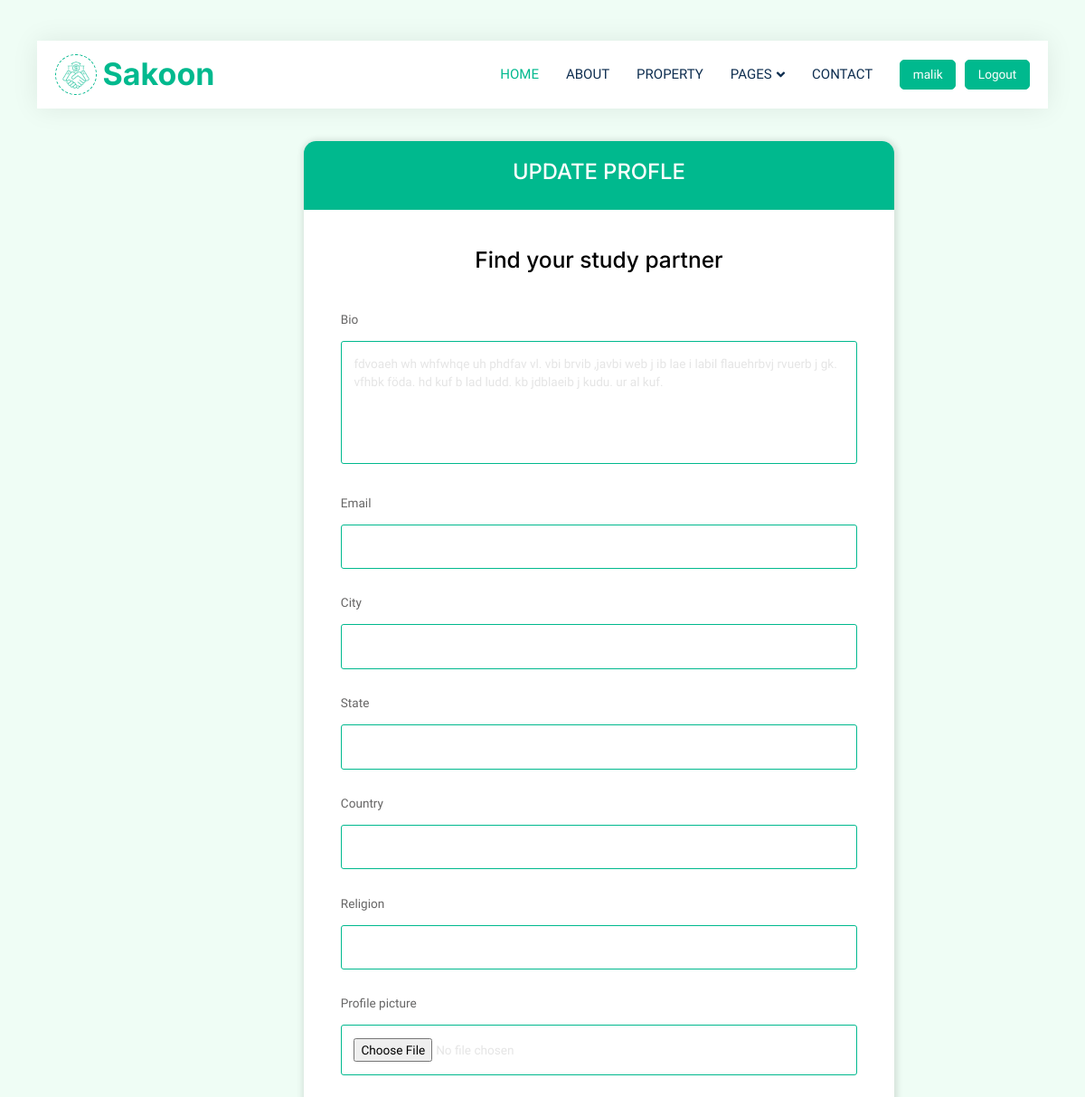
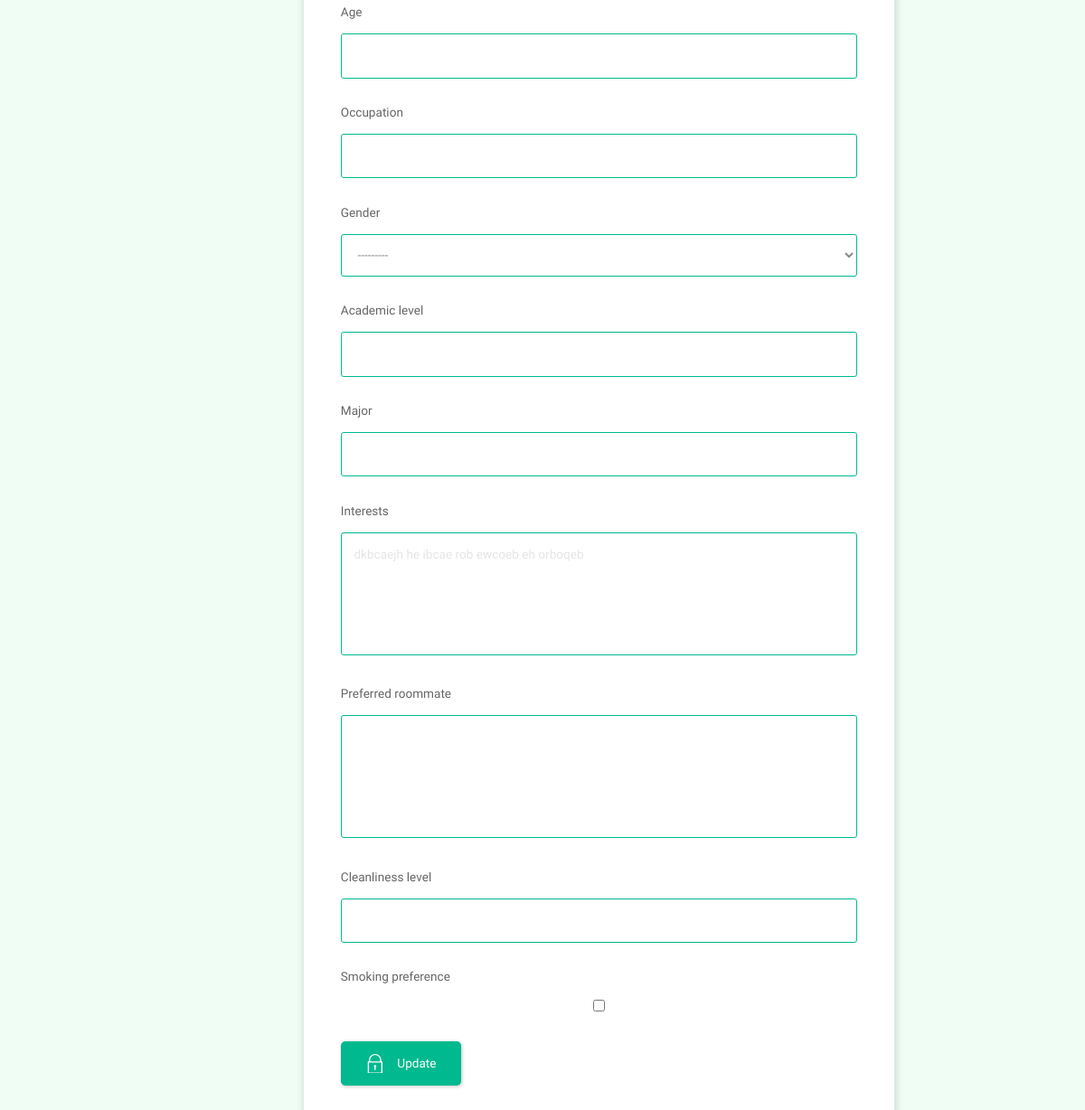
The app's page /update-profile/3 (signed in) with its own data (2 pictures, top to bottom).
### student/models.py (models this page shows, shortened)
class StudentProfile(models.Model):
    user = models.OneToOneField(User, on_delete=models.CASCADE)
    bio = models.TextField(blank=True)
    email = models.CharField(max_length=255, blank=True)
    city = models.CharField(max_length=255, blank=True)
    state = models.CharField(max_length=255, blank=True)
    country = models.CharField(max_length=255, blank=True)
    religion = models.CharField(max_length=255, blank=True)
    profile_picture = models.ImageField(upload_to='static/profile_pictures/', null=True, blank=True)
    age = models.IntegerField(blank=True, null=True)
    occupation = models.CharField(max_length=255, blank=True)
    gender = models.CharField(max_length=10, choices=[('male', 'Male'), ('female', 'Female'), ('other', 'Other')], blank=True, null=True)
    academic_level = models.CharField(max_length=50, blank=True, null=True, help_text="e.g., Freshman, Sophomore, Graduate Student")
    major = models.CharField(max_length=100, blank=True, null=True, help_text="Your academic major or field of study")
    interests = models.TextField(blank=True, null=True, help_text="List your hobbies and interests")
    preferred_roommate = models.TextField(blank=True, null=True, help_text="List your preferred roommate's interests, hobbies, and other characteristics")
    cleanliness_level = models.IntegerField(blank=True, null=True, help_text="Rate your cleanliness on a scale of 1 to 5")
    smoking_preference = models.BooleanField(default=False, help_text="Do you prefer a non-smoking environment?")
    reviews_by_roommates = models.ManyToManyField('review.RoommateReview', related_name='student_reviews', blank=True)
    reviews_by_property_owners = models.ManyToManyField('review.StudentReview', related_name='student_reviews', blank=True)

### student/views.py (the view)
# urls.py: path('update-profile/<str:pk>', views.updateProfile, name='update-profile'),
@login_required(login_url='login')
def updateProfile(request, pk):
    user = User.objects.get(id=pk)
    userProfile = StudentProfile.objects.get(user=user)
    form = StudentProfileForm(instance=userProfile)
    if request.method == 'POST':
        form = StudentProfileForm(request.POST, instance=userProfile)
        if form.is_valid():
            form.save()
            return redirect('user-profile', pk=user.id)
    context = {
        'form': form,
        'user': user
    }
    return render(request, 'student/update-user.html', context)

### student/forms.py
class StudentProfileForm(forms.ModelForm):
    class Meta:
        model = StudentProfile
        exclude = ['user', 'reviews_by_roommates', 'reviews_by_property_owners']

### student/templates/student/update-user.html (shortened to what this page needs)
{% extends 'main.html' %}
{% load static %}
{% block content %}
{% include 'student/components/navbar.html' %}
<main class="auth layout">
  <div class="container">
    <div class="layout__box">
      <div class="layout__boxHeader">
        <div class="layout__boxTitle">
          <h3>Update Profle</h3>
        </div>
      </div>
      <div class="layout__body">
        <h2 class="auth__tagline">Find your study partner</h2>
        <form class="form" action="" method="POST">
          {% for field in form %}
          <div class="form__group form__group">
            <label class="input-label" for="{{field.label}}" value="{{field.value}}" >{{field.label}}</label>
            {{field}}
          </div>
          {% endfor %}
          <button class="btn btn--main" type="submit">
            Update
          </button>
        </form>
      </div>
    </div>
  </div>
</main>
{% endblock %}

### student/templates/student/components/navbar.html (shortened to what this page needs)
{% load static %}
 <div class="container-fluid nav-bar bg-transparent">
    <nav class="navbar navbar-expand-lg bg-white navbar-light py-0 px-4">
        <a href="{% url 'home' %}" class="navbar-brand d-flex align-items-center text-center">
            <div class="icon p-2 me-2">
                <img class="img-fluid" src="{% static 'img/icon-deal.png' %}" alt="Icon" style="width: 30px; height: 30px;">
            </div>
            <h1 class="m-0 text-primary">Sakoon</h1>
        </a>
        <div class="collapse navbar-collapse" id="navbarCollapse">
            <div class="navbar-nav ms-auto">
                <a href="{% url 'home' %}" class="nav-item nav-link active">Home</a>
                <a href="{% url 'about' %}" class="nav-item nav-link">About</a>
                <a href="{% url 'property' %}" class="nav-item nav-link">Property</a>
                <div class="nav-item dropdown">
                    <a href="#" class="nav-link dropdown-toggle" data-bs-toggle="dropdown">Pages</a>
                </div>
                <a href="{% url 'contact' %}" class="nav-item nav-link">Contact</a>
            </div>
            {% if request.user.is_authenticated %}
                <a href="{% url 'user-profile' user.id %}" class="btn btn-primary px-3 d-none d-lg-flex">{{request.user.username}}</a>
                <a style="margin-left: 10px;" href="{% url 'logout' %}" class="btn btn-primary px-3 d-none d-lg-flex">Logout</a>
            {% else %}
                <a href="{% url 'login' %}" class="btn btn-primary px-3 d-none d-lg-flex">Login / SignUp</a>
            {% endif %}
        </div>
    </nav>
</div>

### static/css/style.css (style rules this page uses)
:root { --primary: #00B98E; --secondary: #FF6922; --light: #EFFDF5; --dark: #0E2E50; }
.btn { transition: .5s; }
.btn.btn-primary, .btn.btn-secondary { color: #FFFFFF; }
.nav-bar { position: relative; margin-top: 45px; padding: 0 3rem; transition: .5s; z-index: 9999; }
.navbar { box-shadow: 0 0 30px rgba(0, 0, 0, .08); }
.navbar .dropdown-toggle::after { border: none; content: "\f107"; font-family: "Font Awesome 5 Free"; font-weight: 900; vertical-align: middle; margin-left: 5px; transition: .5s; }
.navbar-light .navbar-nav .nav-link { margin-right: 30px; padding: 25px 0; color: #FFFFFF; font-size: 15px; text-transform: uppercase; outline: none; }
.navbar-light .navbar-nav .nav-link:hover, .navbar-light .navbar-nav .nav-link.active { color: var(--primary); }
.navbar-light .navbar-brand { height: 75px; }
.navbar-light .navbar-nav .nav-link { color: var(--dark); font-weight: 500; }
.icon { padding: 15px; display: inline-flex; align-items: center; justify-content: center; background: #FFFFFF !important; border-radius: 50px; border: 1px dashed var(--primary) !important; }

### static/css/style1.css (style rules this page uses)
:root { --primary: #00B98E; --secondary: #FF6922; --light: #EFFDF5; --dark: #0E2E50; }

### static/css/style3.css (style rules this page uses)
:root { --color-main: #000; --color-main-light: #e1f6fb; --color-dark: #fff; --color-dark-medium: #51546e; --color-dark-light: #00B98E; --color-light: #e5e5e5; --color-gray: #8b8b8b; --color-light-gray: #b2bdbd; --color-bg: #2d2d39; --color-success: #5dd693; --color-error: #fc4b0b; }
@media only screen and (min-width: 1200px) { html { font-size: 85%; } }
.layout__box { width: 90%; max-width: 48rem; min-height: 40rem; position: absolute; left: 28%; background-color: var(--color-dark); border-radius: 1rem; box-shadow: 1px 1px 6px 3px rgba(0, 0, 0, 0.1); overflow: hidden; margin-top: 3%; }
.layout__boxHeader { display: flex; padding: 1.5rem; background-color: var(--color-dark-light); }
.layout__boxTitle { display: flex; gap: 1.5rem; align-items: center; }
.layout__boxTitle h3 { text-transform: uppercase; font-weight: 500; color: var(--color-dark); }
.layout__body { margin: 3rem; }
.layout__body .input-label { font-size: 100%; }
.layout__box .btn { background-color: transparent; border: none; display: inline-flex; align-items: center; gap: 1rem; cursor: pointer; transition: all ease-in-out 0.3s; padding: 1rem 2rem; border-radius: 5px; box-shadow: 1px 1px 3px 1px rgba(0, 0, 0, 0.15); font-weight: 500; }
.layout__box .btn--main { background-color: var(--color-dark-light); color: var(--color-dark); }
.layout__box .btn > svg { fill: currentColor; width: 1.6rem; height: 1.6rem; }
.form__group { margin-bottom: 2rem; width: 100%; }
.form__group label { display: block; font-size: 1.5rem; margin-bottom: 1rem; }
.form__group input, .form__group textarea, .form__group select { background: transparent; border: 1px solid var(--color-dark-light); padding: 1rem; border-radius: 3px; width: 100%; color: var(--color-light); font-weight: 500; outline: none; }
.form__group textarea { background: transparent; height: 10rem; resize: none; }
.form__group select { color: var(--color-gray); font-weight: 400; }
.form__group select option { background-color: var(--color-dark-light); color: var(--color-light); padding: 0 10rem; }
.auth__tagline { text-align: center; margin-bottom: 3rem; color: var(--color-main); font-weight: 500; font-size: 1.8rem; }
.auth .layout__boxHeader { text-align: center; justify-content: center; }

### records on screen
StudentProfile: form "fdvoaeh wh whfwhqe uh phdfav vl. vbi brvib ,javbi web j ib lae i labil flauehrbvj rvuerb j gk. vfhbk föda. hd kuf b lad ludd. kb jdblaeib j kudu. ur al kuf." "---------" "dkbcaejh he ibcae rob ewcoeb eh orboqeb"

### other values on screen
{{ request.user.username }} "malik"
{{ field.label }} "Bio" "Email" "City" "State" "Country" "Religion" "Profile picture" "Age" "Occupation" "Gender" "Academic level" "Major" "Interests" "Preferred roommate" "Cleanliness level" "Smoking preference"
